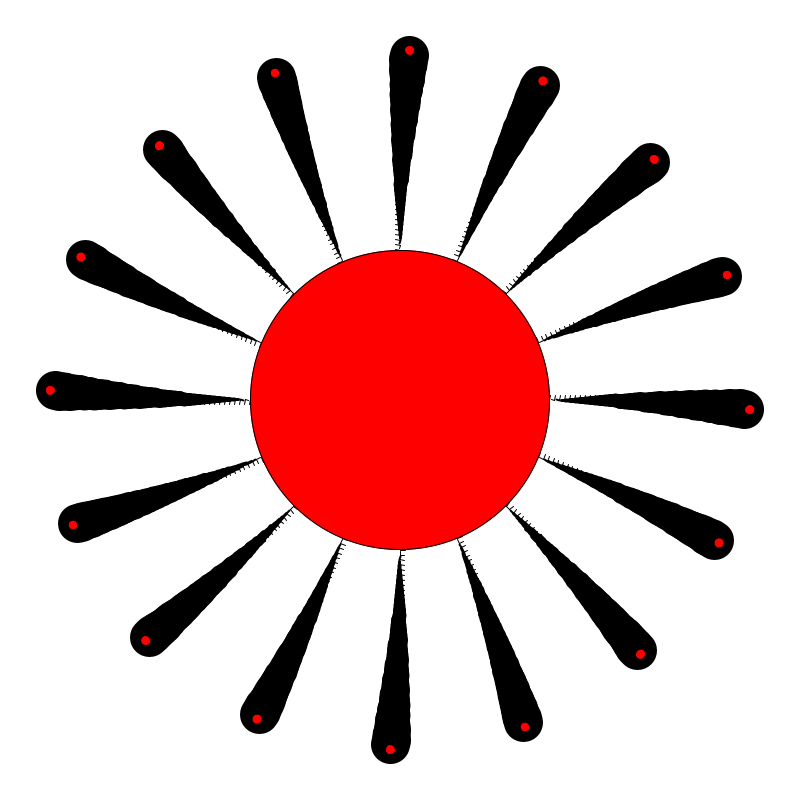
Frame 1 (no input)
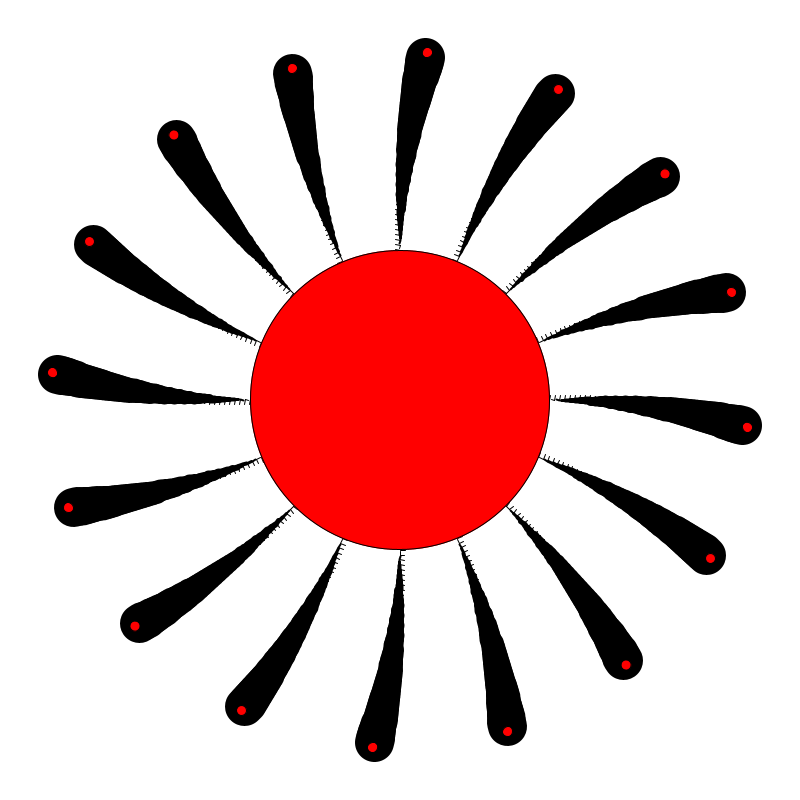
Frame 60 (the mouse pressed at the canvas centre just before this capture)
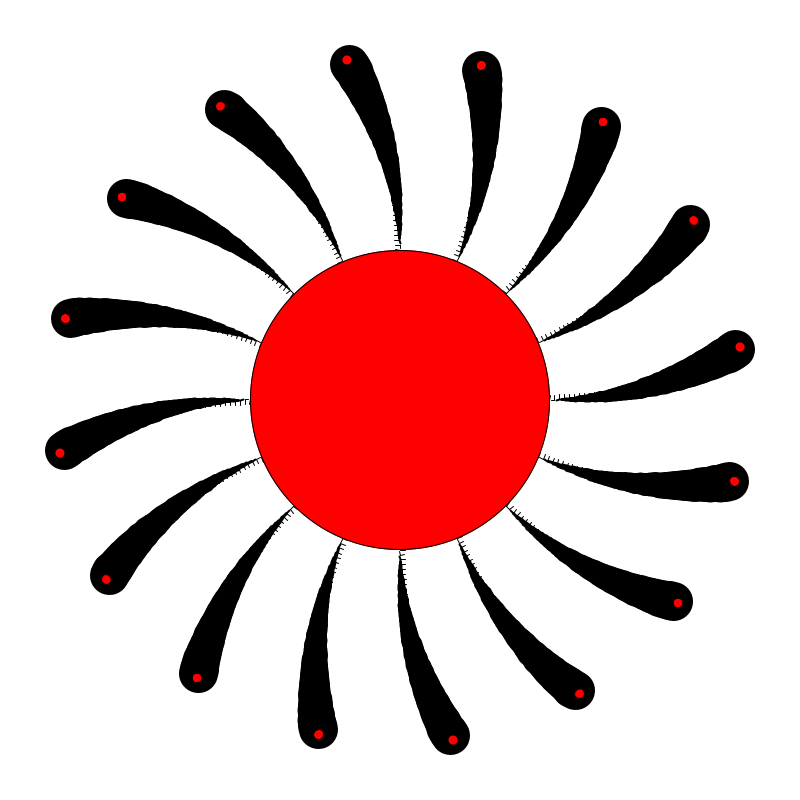
Frame 120 (the mouse held since frame 60 and released just before this capture)

The Processing sketch that drew these frames (run headless with seeded random() and noise(); from frame 60 on, the mouse is pressed at the canvas centre):

// Processing sketch: processing_2200
// ── processing_2200.pde

/*
Alba G. Corral - 2009
 Titulo: oscilaciones matrix
 Descripción:
 este sketch nos sirve para ver otra utilizad de la pila de matrices:
 El uso conjunto de glPushMatrix y glPopMatrix permite almacenar estados 
 intermedios de la transformación en la pila y 
 recuperarlos posteriormente.
 
 La trigonometría nos sirve para oscilar entre varios valores. un seno o un coseno
 siempre oscilara entre valores decimales entre -1 y 1. Por ahora con esto nos basta para poder
 utilizarlo en el movimiento de la flor
 */
float inc = 0.0;//incremento de angulo
float dim = 300; //diametro de la ellipse central
boolean isBackGround = true;
boolean isFade = false;
int LONGITUD = 40;
int NUM_TALLOS = 16;
void setup() {
  size(800,800);
 
  smooth();
}
void draw() {

  if ( isBackGround  == true){ 
    background(255);
  } //equivalente a  if ( isBackGround ){ background(255);}
  if (isFade) hazFade();
  inc += 0.05;
  //float angle = sin(inc) / 10.0 ;
  float angle = sin(inc) /20.0 ;
  translate(width/2,height/2); //trasladamos nuestro punto 0,0 de coordenadas a la mitad de la pantalla
  for (int i = 0; i < NUM_TALLOS; i++) { // UN LOOP! que será esto? repite el bloque entre corchetes tantas veces como se cumpla la condicion de en medio
    tail(0,dim/2, LONGITUD, angle); // llamamos a la funcion tal con 4 parametros
    rotate(PI*2/NUM_TALLOS); // rotamos nuestra pantalla PI/4
  }
  fill(255,0,0);
  ellipse(0,0,dim,dim);
}
void tail(float x,float y, int units, float angle) {
  pushMatrix();
  translate(x, y);
  for (int i =0 ; i < units; i++) { // loop decreciente, 
    strokeWeight(i);
    stroke(0);//
    line(0, 0, 0, -4);
    strokeWeight(1);
    line(0,0,5,0);
    translate(0,5); //translate(0, 4); interesante 
    rotate(angle);
  }
  fill(255,0,0);
  ellipse(0,0,10,10);
  popMatrix();
}

void hazFade(){
  isBackGround = false;
  fill(color(random(255),0,0));
  noStroke();
  rect(0,0,width,height);
}

void keyPressed() {
  switch(key) {
  case '+': 
    println("has pulsado la tecla +");
    LONGITUD = 70;
    break;
  case '-': 
    println("has pulsado la tecla -");
    LONGITUD = 15;
   
    
   
    break;
   case 'a': 
    println("has pulsado la tecla a");
    NUM_TALLOS = 2;
    break;
     case 'z': 
    println("has pulsado la tecla z");
    NUM_TALLOS = 32;
    break;
 

  case 'F': 
  case 'f':
    isFade = !isFade;
    break;
  case 's': 
  case 'S': 
    println("salvamos IMAGEN");
    save("out/filename-"+frameCount+".png");
    break;

  case 'b': 
  case 'B': 
    isBackGround =! isBackGround; //volvemos al estado inicial
    break;
  }
}
